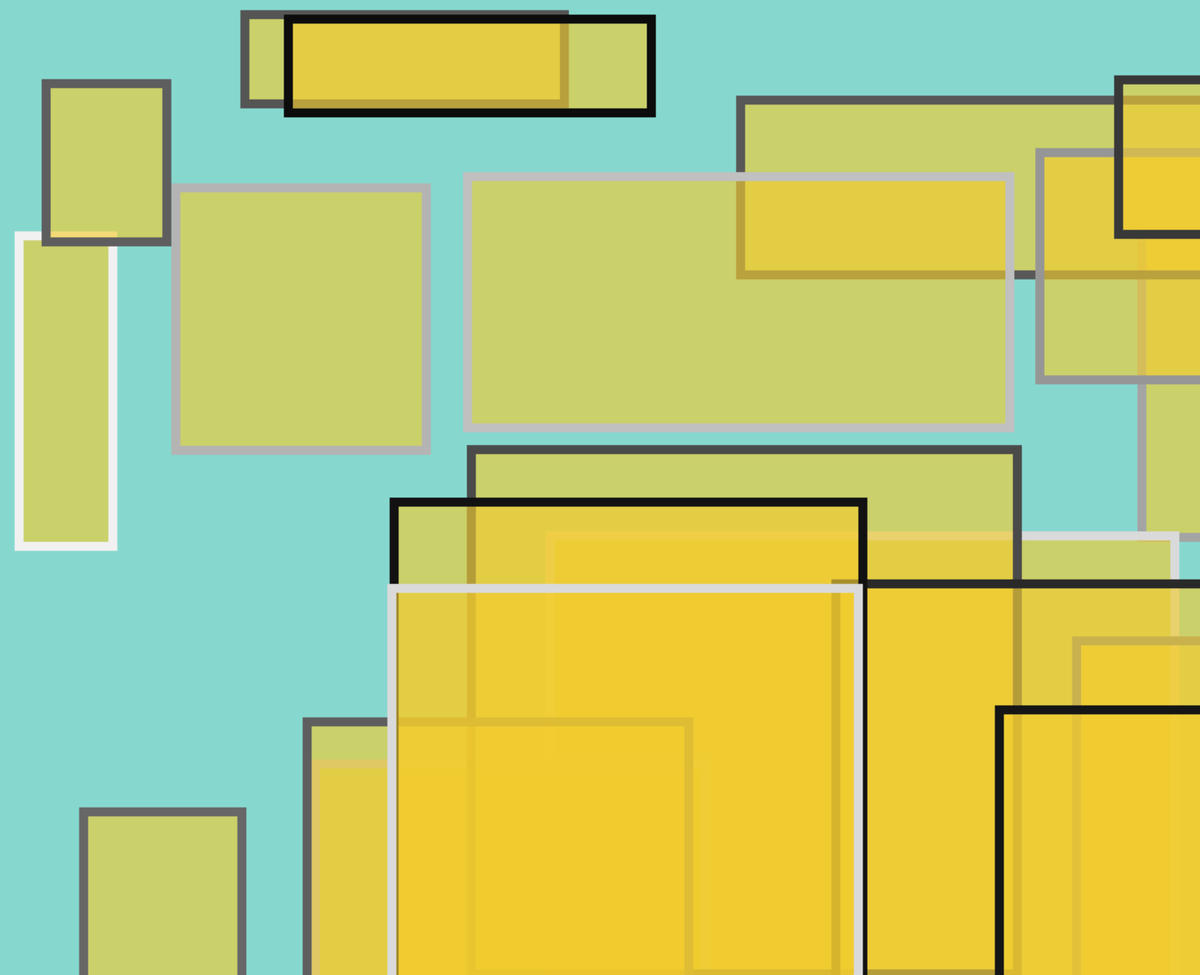
Frame 1 (no input)
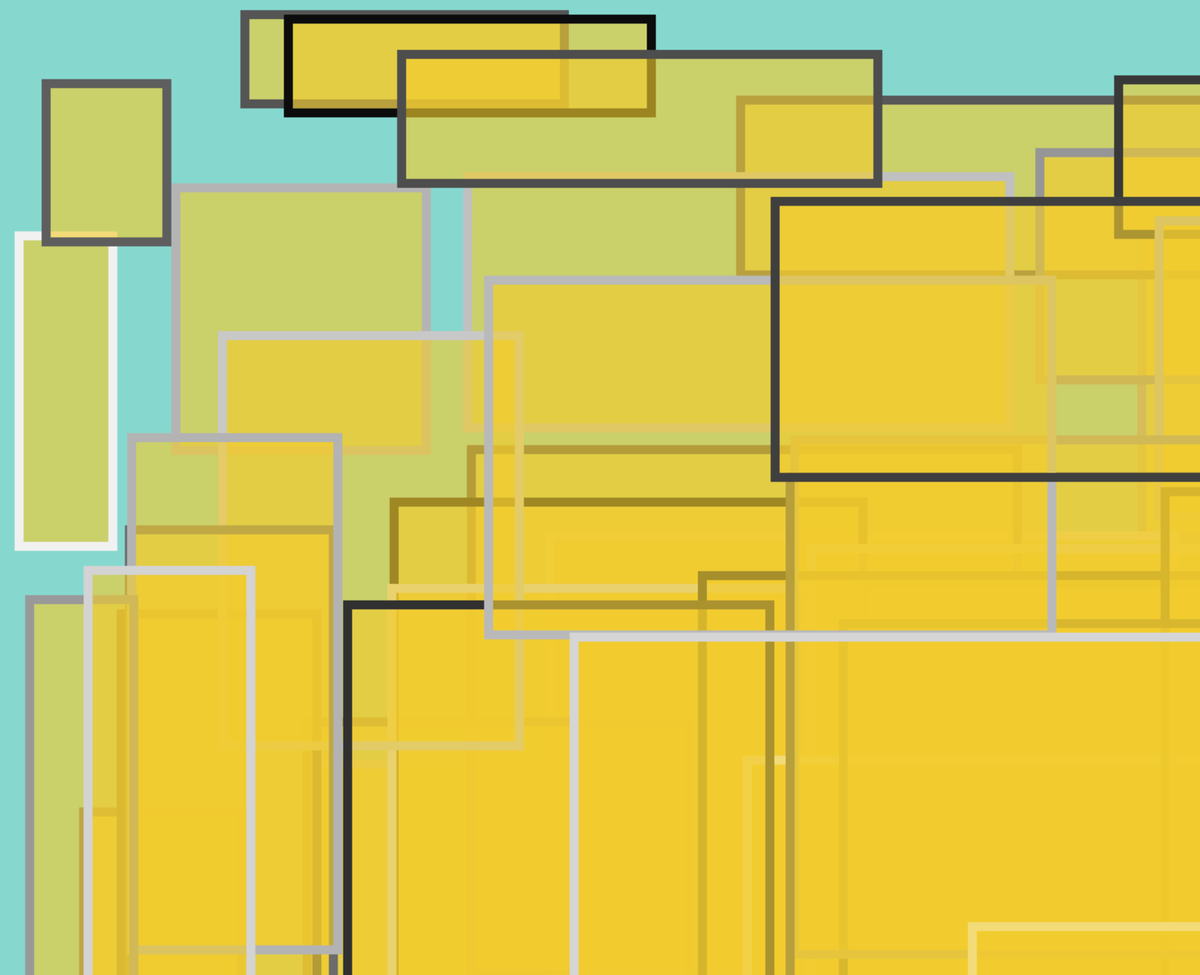
Frame 2 (the mouse pressed at the canvas centre, redrawn once)

The Processing sketch that drew these frames (run headless with seeded random() and noise(); the mouse was pressed at the canvas centre and the sketch redrawn once):

// Processing sketch: Trial_2_stroke_color
// ── Trial_2_stroke_color.pde
void setup() {
 size(1600, 1300);
 smooth();
 noLoop();
 fill(242,204,47,160);
 background(134,216,207);
 }
 void draw() {
 for (int i = 0; i < 20; i++) { // Draw 20 X shapes
 drawX(int(random(255)), int(random(30)),
 int(random(width)), int(random(height)), 100);
 }
 }
 void drawX(int gray, int weight, int x, int y, int size) {
 stroke(gray);
 strokeWeight(12);

rect(x, y, x+size, y+size);

 }
